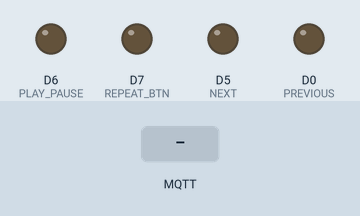
Simulated run of this sketch. Board: ESP8266 (NodeMCU). On the bench: output pins drawn as LEDs (lit = HIGH). Inputs (shaded band) come from the test bench. WiFi joins after 1.5 s; servers stay silent unless stated; no MQTT or app messages arrive unless stated; what the sketch prints to the serial monitor is not drawn.

Above: at 2.7 s.
2.8 s: MQTT message "play" arrives on the first subscribed topic
At 2.92 s:
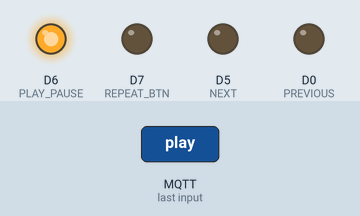
4.5 s: MQTT message "next" arrives on the first subscribed topic
At 4.62 s:
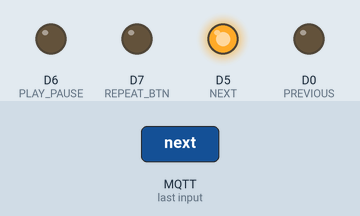
6.2 s: MQTT message "previous" arrives on the first subscribed topic
At 6.32 s:
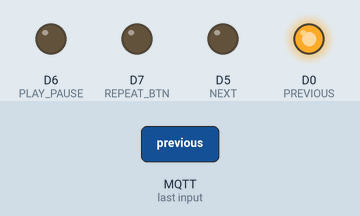
Timing chart, 0 to 9.2 s (numbered marks = the images above; inputs shaded):
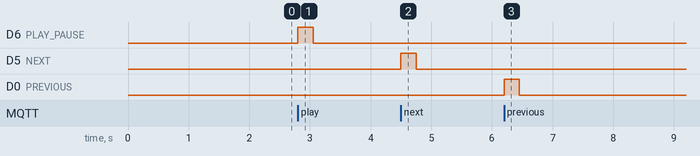

The sketch:

wifi-mp3-alpha.ino
```cpp
#include <ESP8266WiFi.h>
#include <PubSubClient.h>

/*
 * D7   ORANGE    Play/Pause    Mode
 * D6   YELLOW    Repeat
 * D5   BLACK     Prev          Vol --
 * D0   WHITE     Next          Vol++
*/

#define POWER             D1
#define PLAY_PAUSE        D6
#define REPEAT_BTN        D7
#define PREVIOUS          D0
#define NEXT              D5
#define WLAN_SSID         "PickMe"
#define WLAN_PASS         "fallout312345"

#define LONG_PRESS        1000
#define SHORT_PRESS       250

const char* mqtt_server   = "mqtt.rniemand.com";
String CLIENT_NAME        = "mp3";
bool poweredOn            = false;

WiFiClient espClient;
PubSubClient client(espClient);

// Core methods
void setup() {
  Serial.begin(9600);

  waitForWiFiConnection();
  connectMqtt();

  pinMode(PLAY_PAUSE, OUTPUT);
  pinMode(REPEAT_BTN, OUTPUT);
  pinMode(PREVIOUS, OUTPUT);
  pinMode(NEXT, OUTPUT);

  pinMode(POWER, OUTPUT);
  digitalWrite(POWER, LOW);
  poweredOn = false;

  Serial.println("Booted");
}

void loop() {
  if (!client.connected()) {
    reconnect();
  }

  client.loop();

  /*
  Serial.println("Play Pause");

  Serial.println("HIGH");
  digitalWrite(PLAY_PAUSE, HIGH);
  delay(500);

  Serial.println("LOW");
  digitalWrite(PLAY_PAUSE, LOW);

  delay(2000);
  */
}

// MQTT callback
void callback(char* topic, byte* payload, unsigned int length) {
  String command = getCommand(payload, length);

  if(command == "play") {
    pushButton(PLAY_PAUSE, SHORT_PRESS);
    client.publish("mp3out", "play");
  }

  if(command == "next") {
    pushButton(NEXT, SHORT_PRESS);
    client.publish("mp3out", "next");
  }

  if(command == "previous") {
    pushButton(PREVIOUS, SHORT_PRESS);
    client.publish("mp3out", "previous");
  }

  if(command == "vol+") {
    pushButton(NEXT, LONG_PRESS);
    client.publish("mp3out", "vol+");
  }

  if(command == "vol-") {
    pushButton(PREVIOUS, LONG_PRESS);
    client.publish("mp3out", "vol-");
  }

  if(command == "mode") {
    pushButton(PLAY_PAUSE, LONG_PRESS);
    client.publish("mp3out", "mode");
  }

  if(command == "power") {
    if(poweredOn) {
      digitalWrite(POWER, LOW);
      client.publish("mp3out", "power off");
    } else {
      digitalWrite(POWER, LOW);
      client.publish("mp3out", "power on");
    }

    poweredOn = !poweredOn;
  }
}

// Helper methods
void waitForWiFiConnection() {
  Serial.println("Connecting to WiFi");
  WiFi.begin(WLAN_SSID, WLAN_PASS);

  while (WiFi.status() != WL_CONNECTED) {
    Serial.print(".");
    delay(500);
  }

  Serial.println();
  Serial.print("Connected: ");
  Serial.println(WiFi.localIP());
}

void connectMqtt() {
  client.setServer(mqtt_server, 1883);
  client.setCallback(callback);
  reconnect();
}

void reconnect() {
  Serial.print("Attempting to connect to MQTT server: ");
  Serial.println(mqtt_server);

  while (!client.connected()) {
    if (client.connect(CLIENT_NAME.c_str(), "mp3", "pass")) {
      // Once connected, publish an announcement...
      client.publish("mp3", "client started");
      client.subscribe("mp3");
      Serial.println("connected");
    } else {
      Serial.println("unable to connect, waiting 5 seconds...");
      delay(5000);
    }
  }
}

String getCommand(byte* payload, unsigned int length) {
   char msg[length + 1];

  for (int i = 0; i < length; i++) {
    Serial.print((char)payload[i]);
    msg[i] = (char) payload[i];
  }
  Serial.println();

  msg[length] = '\0';

  return String(msg);
}

void pushButton(int button, int timeMs) {
  digitalWrite(button, HIGH);
  delay(timeMs);
  digitalWrite(button, LOW);
}
```

Measured:
- after the input at 2.8 s, D6 (PLAY_PAUSE): LOW → HIGH at once, → LOW 0.25 s later
- after the input at 4.5 s, D5 (NEXT): LOW → HIGH at once, → LOW 0.25 s later
- after the input at 6.2 s, D0 (PREVIOUS): LOW → HIGH at once, → LOW 0.25 s later
